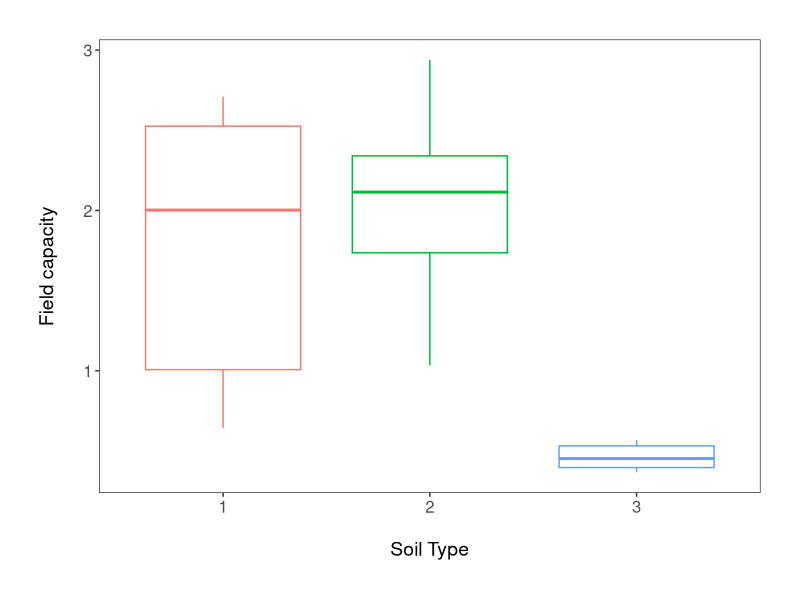

Source code (R): (Note: this script raises an error after producing the figure.)
## DISSERTATION PROJECT ##

# Libraries ----
library(tidyverse)
library(readxl)
library(scales)
library(vegan)
library(gplots)
library(patchwork)

# Data sets ----
ratio <- read_excel("root-shoot.xls")
field_capacity_data <- read_excel("Field_capacity_diss.xlsx")
moisture <- read_excel("moisture.xlsx")

# Data manip field capacity ----
# water content = grams of water contained in the soil per pot
# moisture = mean and sd per pot measured by probe every other day in %
field_capacity_data <- field_capacity_data %>% 
  mutate(soil_type = as_factor(soil_type), pot_number = as_factor(pot_number)) %>% 
  mutate(water_content_gr = total_fresh-total_dry) %>%  # creating a new column for amount of water in soil
  mutate(moisture_content = ((total_fresh/total_dry)-1))  # new column with soil moisture content
# should I add *100 or not??? 

# Graph field capacity ----
# Boxplot checking for differences of field_capacity between soil types
(field_capacity_boxplot <- ggplot(field_capacity_data, aes(soil_type, moisture_content)) +
    geom_boxplot(aes(color = soil_type)) +
    theme_bw() +
    ylab("Field capacity\n") +                             
    xlab("\nSoil Type")  +
    theme(axis.text = element_text(size = 12),
          axis.title = element_text(size = 14, face = "plain"),                     
          panel.grid = element_blank(),       
          plot.margin = unit(c(1,1,1,1), units = , "cm"),  
          legend.position = "none"))

# ggsave(soil_moisture_boxplot, file = "outputs/field_capacity_boxplot.png", width = 12, height = 7) 

# Data manip moisture ----
# moisture probe measures need to be plotted against time to see the progression 
# before relating them to the soil moisture content 
moisture <- moisture %>% 
  mutate(soil_type = as_factor(soil_type), pot = as_factor(pot)) %>% 
  tidyr::separate(date, c("year", "month", "day"), sep = "-", remove = FALSE) %>% 
  select(-year,-month) %>% 
  mutate(day = case_when(day == "06" ~ 1, day == "09" ~ 3, day == "11" ~ 5, 
                         day == "13" ~ 8, day == "16" ~ 10, day == "18" ~ 12, 
                         day == "20" ~ 15, day == "23" ~ 18)) %>% 
  mutate(drought_level = case_when(pot == 1 ~ "50",
                                   pot == 2 ~ "75",
                                   pot == 3 ~ "100",
                                   pot == 4 ~ "50",
                                   pot == 5 ~ "75",
                                   pot == 6 ~ "100")) %>% 
  mutate(drought_level = as_factor(drought_level)) %>% 
  mutate(field_capacity = c(field_capacity_data$moisture_content,
                           field_capacity_data$moisture_content,
                           field_capacity_data$moisture_content,
                           field_capacity_data$moisture_content,
                           field_capacity_data$moisture_content,
                           field_capacity_data$moisture_content,
                           field_capacity_data$moisture_content,
                           field_capacity_data$moisture_content)) %>% 
  mutate(field_capacity_percent = (mean_moisture*100)/field_capacity) %>% 
  mutate(field_capacity_percent_sd = (sd*100)/field_capacity) %>% 
  filter(pot %in% c(1,2,3))  # only selecting pots that have plant data

# Graphs moisture ----
# Graph weight and irrigation just for interest 
(weight_time_series <- ggplot(moisture) +
   geom_point(aes(day, weight, color = soil_type)) +
   geom_smooth(formula = y ~ x, method = "lm", aes(day, weight, color = soil_type, fill = soil_type)) + # add se = FALSE to remove error shading
   geom_point(aes(day, irrigation/0.15, color = soil_type)) +
   scale_y_continuous(name = "Weight of pots (g)\n",
                      sec.axis = sec_axis(~.*0.15, name="Irrigation volume (ml)")) +
   theme_bw() +
   xlab("\nDay since start of experiment") +
   theme(axis.text.x = element_text(size = 10, angle = 45, vjust = 1, hjust = 1),  # making the dates at a bit of an angle
         axis.text.y = element_text(size = 10),
         axis.title = element_text(size = 12, face = "plain"),                        
         panel.grid = element_blank(),  
         plot.margin = unit(c(0.5,0.5,0.5,0.5), units = , "cm"),  # Adding a margin around the plot
         legend.text = element_text(size = 10, face = "italic"),  
         legend.title = element_blank(),  # Removing the legend title 
         legend.position = "right")) 

# Graph of moisture across time 
(moisture_time_series <- ggplot(moisture, aes(date, mean_moisture, color = drought_level)) +
    geom_point() +
    facet_wrap(~ soil_type, scales = "fixed") +
    geom_smooth(formula = y ~ x, method = "lm", aes(fill = drought_level)) + # add se = FALSE to remove error shading
    theme_bw() +
    ylab("Mean moisture content (%)\n") +                             
    xlab("\nDate") +
    theme(axis.text.x = element_text(size = 10, angle = 45, vjust = 1, hjust = 1),  # making the dates at a bit of an angle
          axis.text.y = element_text(size = 10),
          axis.title = element_text(size = 12, face = "plain"),                        
          panel.grid = element_blank(),  
          plot.margin = unit(c(0.5,0.5,0.5,0.5), units = , "cm"),  # Adding a margin around the plot
          legend.text = element_text(size = 10, face = "italic"),  
          legend.title = element_blank(),  # Removing the legend title 
          legend.position = "bottom")) 

# ggsave(moisture_time_series, file = "outputs/moisture_time_series.png", width = 12, height = 7) 

# Graph of moisture % and irrigation volume 
(irrigation_time_series <- ggplot(moisture) +
    geom_point(aes(day, mean_moisture, color = drought_level)) +
    geom_smooth(formula = y ~ x, method = "lm", aes(day, mean_moisture, fill = drought_level)) + # add se = FALSE to remove error shading
    geom_point(aes(day, irrigation/2, color = drought_level)) +
    scale_y_continuous(name = "Mean moisture content (%)\n",
                       sec.axis = sec_axis(~.*2, name="Irrigation volume (ml)")) +
    theme_bw() +
    facet_wrap(~ soil_type, scales = "fixed") +
    xlab("\nDay since start of experiment") +
    theme(axis.text.x = element_text(size = 10, angle = 45, vjust = 1, hjust = 1),  # making the dates at a bit of an angle
          axis.text.y = element_text(size = 10),
          axis.title = element_text(size = 12, face = "plain"),                        
          panel.grid = element_blank(),  
          plot.margin = unit(c(0.5,0.5,0.5,0.5), units = , "cm"),  # Adding a margin around the plot
          legend.text = element_text(size = 10, face = "italic"),  
          legend.title = element_blank(),  # Removing the legend title 
          legend.position = "bottom")) 

# Graph of field capacity % across time
(field_capacity_time_series <- ggplot(moisture, aes(day, field_capacity_percent, color = drought_level, fill = drought_level)) +
    geom_point() +
    geom_smooth(formula = y ~ x, method = "lm") + # add se = FALSE to remove error shading
    theme_bw() +
    facet_wrap(~ soil_type, scales = "fixed") +
    ylab("Soil moisture (% of soil field capacity)\n") +                             
    xlab("\nTime (days since start of experiment)") +
    theme(axis.text.x = element_text(size = 10, angle = 45, vjust = 1, hjust = 1),  # making the dates at a bit of an angle
          axis.text.y = element_text(size = 10),
          axis.title = element_text(size = 12, face = "plain"),                        
          panel.grid = element_blank(),  
          plot.margin = unit(c(0.5,0.5,0.5,0.5), units = , "cm"),  # Adding a margin around the plot
          legend.text = element_text(size = 10, face = "italic"),  
          legend.title = element_blank(),  # Removing the legend title 
          legend.position = "bottom")) 

# ggsave(field_capacity_time_series, file = "outputs/field_capacity_time_series.png", width = 12, height = 7) 
# whole figure tells us that there seems to be significant differences between soil types AND between drought treatments 

# Trying to figure out what is going on with soil 2 100% moisture measures = large differences according to pot
subset_moisture_soil_2 <- filter(moisture, soil_type == "2" & drought_level == "100%")

(field_capacity_time_series <- ggplot(subset_moisture_soil_2, aes(date, field_capacity_percent, color = pot)) +
    geom_point() +
    geom_smooth(formula = y ~ x, method = "lm", aes(fill = drought_level)) + # add se = FALSE to remove error shading
    theme_bw() +
    ylab("Moisture content (as a % of soil moisture content at field capacity)\n") +                             
    xlab("\nDate") +
    theme(axis.text.x = element_text(size = 10, angle = 45, vjust = 1, hjust = 1),  # making the dates at a bit of an angle
          axis.text.y = element_text(size = 10),
          axis.title = element_text(size = 12, face = "plain"),                        
          panel.grid = element_blank(),  
          plot.margin = unit(c(0.5,0.5,0.5,0.5), units = , "cm"),  # Adding a margin around the plot
          legend.text = element_text(size = 10, face = "italic"),  
          legend.title = element_blank(),  # Removing the legend title 
          legend.position = "bottom")) 

pot_model <- lm(drought_level_percent ~ pot, data = subset_moisture_soil_2)
summary(pot_model)
anova(pot_model)
plot(pot_model)

# Data manip ratio ----
# Rename columns and create factor levels for species, drought level and soil type #
ratio <- ratio %>% 
  rename(root_shoot = "Root/Shoot", drought = Drought_level, soil = Soil_Type, species = Species) %>% 
  mutate(species = as.factor(species), drought = as.factor(drought), soil = as.factor(soil)) %>% 
  filter(!root_shoot > 2.5, !Leaf_area > 5) %>%   # take out the outliers
  mutate(biomass_log = log(Dry_weight_total), root_shoot_log = log(root_shoot)) %>% 
  mutate(leaf_area_ratio = Leaf_area/Dry_weight_total)
  # mutate(root_shoot = rescale(root_shoot, to = c(-1, 1)))  # to help with analysis 

# Graphs root/shoot ----
# Graph with log total biomass and log root/shoot 
(biomass_root_shoot_graph <- ggplot(ratio, aes(biomass_log, root_shoot_log)) +
   geom_point(aes(color = drought)) +
   geom_smooth(aes(color = drought), se = FALSE, method = "lm", formula = 'y ~ poly(x, 2)') +
   theme_bw() +
   ylab("Log root/shoot ratio\n") +                             
   xlab("\nLog total biomass")  +
   theme(axis.text = element_text(size = 12),
         axis.title = element_text(size = 14, face = "plain"),                     
         panel.grid = element_blank(),       
         plot.margin = unit(c(1,1,1,1), units = , "cm"),  
         legend.position = "right"))

# ggsave(biomass_root_shoot_graph, file = "outputs/biomass_root_shoot_graph.png", width = 12, height = 7) 

# Boxplot log root/shoot + drought level
(ratio_boxplot <- ggplot(ratio, aes(drought, root_shoot)) +
    geom_boxplot(aes(color = drought)) +
    theme_bw() +
    ylab("Root/shoot ratio\n") +                             
    xlab("\nDrought level")  +
    theme(axis.text = element_text(size = 12),
          axis.title = element_text(size = 14, face = "plain"),                     
          panel.grid = element_blank(),       
          plot.margin = unit(c(1,1,1,1), units = , "cm"),  
          legend.position = "right"))

# ggsave(ratio_boxplot, file = "outputs/ratio_boxplot.png", width = 12, height = 7)

# Boxplot root/shoot and soil types + species
(ratio_soil_boxplot <- ggplot(ratio, aes(soil, root_shoot)) +
    geom_boxplot(aes(color = soil)) +
    theme_bw() +
    ylab("Root/shoot ratio\n") +                             
    xlab("\nSoil type")  +
    theme(axis.text = element_text(size = 12),
          axis.title = element_text(size = 14, face = "plain"),                     
          panel.grid = element_blank(),       
          plot.margin = unit(c(1,1,1,1), units = , "cm"),  
          legend.position = "none"))

# ggsave(ratio_soil_boxplot, file = "outputs/ratio_soil_boxplot.png", width = 12, height = 7)

# Boxplot root/shoot and species
(ratio_species_boxplot <- ggplot(ratio, aes(species, root_shoot)) +
    geom_boxplot(aes(color = species)) +
    theme_bw() +
    ylab("Root/shoot ratio\n") +                             
    xlab("\nSpecies")  +
    theme(axis.text = element_text(size = 12),
          axis.title = element_text(size = 14, face = "plain"),                     
          panel.grid = element_blank(),       
          plot.margin = unit(c(1,1,1,1), units = , "cm"),  
          legend.position = "none"))

# ggsave(ratio_species_boxplot, file = "outputs/ratio_species_boxplot.png", width = 12, height = 7)

# Three plots for variation of root/shoot within species
(ratio_species_hist <- ggplot(ratio, aes(x = root_shoot)) +
   geom_histogram(aes(fill = drought), bins = 25) +
   theme_bw() +
   facet_wrap(~ species, scales = "fixed") +
   xlab("Root/shoot ratio")  +
   theme(axis.text = element_text(size = 12),
         axis.title = element_text(size = 14, face = "plain"),                     
         panel.grid = element_blank(),       
         plot.margin = unit(c(1,1,1,1), units = , "cm"),  
         legend.position = "bottom"))

# ggsave(ratio_species_hist, file = "outputs/ratio_species_hist.png", width = 12, height = 7)

# Boxplot root/shoot + drought level + soil types
(ratio_drought_soil_boxplot <- ggplot(ratio, aes(drought, root_shoot, color = soil)) +
    geom_boxplot() +
    theme_bw() +
    ylab("Root/shoot ratio\n") +                             
    xlab("\nDrought level")  +
    theme(axis.text = element_text(size = 12),
          axis.title = element_text(size = 14, face = "plain"),                     
          panel.grid = element_blank(),       
          plot.margin = unit(c(1,1,1,1), units = , "cm"),  
          legend.position = "bottom"))

# ggsave(ratio_drought_soil_boxplot, file = "outputs/ratio_drought_soil_boxplot.png", width = 12, height = 7)

# Graph root and shoot allometric regression 
slopes <- c(as.numeric(lm(Dry_weight_shoot ~ Dry_weight_root, ratio, drought == 100)$coefficients[1]),
            as.numeric(lm(Dry_weight_shoot ~ Dry_weight_root, ratio, drought == 75)$coefficients[1]),
            as.numeric(lm(Dry_weight_shoot ~ Dry_weight_root, ratio, drought == 50)$coefficients[1]))
slopes2 <- c(as.numeric(lm(Dry_weight_shoot ~ Dry_weight_root, ratio, drought == 100)$coefficients[2]),
             as.numeric(lm(Dry_weight_shoot ~ Dry_weight_root, ratio, drought == 75)$coefficients[2]),
             as.numeric(lm(Dry_weight_shoot ~ Dry_weight_root, ratio, drought == 50)$coefficients[2]))

coefficients <- data.frame(slopes, slopes2, c(100,75,50)) %>% 
  rename(intercept = slopes, slope = slopes2, drought = c.100..75..50.)

(root_shoot_graph <- ggplot(ratio, aes(Dry_weight_root, Dry_weight_shoot)) +
    geom_point(aes(color = drought)) +
    stat_smooth(aes(color = drought), se = FALSE, method = "lm") +
    theme_bw() +
    ylab("Plant shoot biomass (g)\n") +                             
    xlab("\nPlant root biomass (g)") +
    theme(axis.text = element_text(size = 12),
          axis.title = element_text(size = 14, face = "plain"),                     
          panel.grid = element_blank(),       
          plot.margin = unit(c(1,1,1,1), units = , "cm"),  
          legend.position = "right"))
    # this doesn't work for some reason...? 
    # annotate("text", x = 50, y = 50, label = "0.931",  
    #        size = 4) +
    # annotate("text", x = 40, y = 40, label = "0.713",
    #        size = 4) +
    # annotate("text", x = 30, y = 30, label = "0.795",
    #        size = 4))

# If I want to add an arrow that points from the label to the curve? 
# # geom_curve(aes(x = 50, y = 60, xend = mean(carex$hits) + 2, yend = 60),
#              arrow = arrow(length = unit(0.07, "inch")), size = 0.7,
#              color = "grey30", curvature = 0.3)

# ggsave(root_shoot_graph, file = "outputs/root_shoot_graph.png", width = 12, height = 7)
# facet_wrap(~ drought, scales = "fixed")
  
# Graphs leaf area ----
# Graph with log root/shoot and log leaf area 
(leaf_area_biomass_graph <- ggplot(ratio, aes(log(Leaf_area), biomass_log)) +
   geom_point(aes(color = drought)) +
   geom_smooth(aes(color = drought), se = FALSE, method = "lm", formula = 'y ~ poly(x, 2)') +
   theme_bw() +
   ylab("Log root/shoot ratio\n") +                             
   xlab("\nLog leaf area")  +
   theme(axis.text = element_text(size = 12),
         axis.title = element_text(size = 14, face = "plain"),                     
         panel.grid = element_blank(),       
         plot.margin = unit(c(1,1,1,1), units = , "cm"),  
         legend.position = "right"))

# Graph log leaf area ratio and log 
(biomass_leaf_ratio_graph <- ggplot(ratio, aes(biomass_log, log(leaf_area_ratio))) +
    geom_point(aes(color = soil)) +
    geom_smooth(aes(color = soil), se = FALSE, method = "lm", formula = 'y ~ poly(x, 2)') +
    theme_bw() +
    ylab("Log leaf area ratio\n") +                             
    xlab("\nLog total biomass")  +
    theme(axis.text = element_text(size = 12),
          axis.title = element_text(size = 14, face = "plain"),                     
          panel.grid = element_blank(),       
          plot.margin = unit(c(1,1,1,1), units = , "cm"),  
          legend.position = "right"))

# Boxplot leaf area + species
(leaf_area_boxplot_species <- ggplot(ratio, aes(species, Leaf_area, color = species)) +
   geom_boxplot() +
   theme_bw() +
   ylab("Leaf area (cm2)\n") +                             
   xlab("\nSpecies")  +
   theme(axis.text = element_text(size = 12),
         axis.title = element_text(size = 14, face = "plain"),                     
         panel.grid = element_blank(),       
         plot.margin = unit(c(1,1,1,1), units = , "cm"),  
         legend.position = "none"))

ggsave(leaf_area_boxplot_species, file = "outputs/leaf_area_boxplot_species.png", width = 12, height = 7)

# Boxplot leaf area + soil 
(leaf_area_boxplot_soil <- ggplot(ratio, aes(soil, Leaf_area, color = soil)) +
   geom_boxplot() +
   theme_bw() +
   ylab("Leaf area (cm2)\n") +                             
   xlab("\nSoil type")  +
   theme(axis.text = element_text(size = 12),
         axis.title = element_text(size = 14, face = "plain"),                     
         panel.grid = element_blank(),       
         plot.margin = unit(c(1,1,1,1), units = , "cm"),  
         legend.position = "none"))

# ggsave(leaf_area_boxplot_soil, file = "outputs/leaf_area_boxplot_drought.png", width = 12, height = 7)

# Boxplot leaf area + drought
(leaf_area_boxplot_drought <- ggplot(ratio, aes(drought, Leaf_area, color = drought)) +
   geom_boxplot() +
   theme_bw() +
   ylab("Leaf area (cm2)\n") +                             
   xlab("\nDrought level")  +
   theme(axis.text = element_text(size = 12),
         axis.title = element_text(size = 14, face = "plain"),                     
         panel.grid = element_blank(),       
         plot.margin = unit(c(1,1,1,1), units = , "cm"),  
         legend.position = "none"))

# ggsave(leaf_area_boxplot_drought, file = "outputs/leaf_area_boxplot_drought.png", width = 12, height = 7)

# Data manip biomass ----
biomass_data <- ratio %>% 
  select(drought, soil, species, Dry_weight_shoot, Dry_weight_root, Dry_weight_total) %>% 
  gather(., characteristic, biomass, c(4:6)) %>% 
  tidyr::separate(characteristic, c("moisture", "weight", "area"), sep = "_", remove = TRUE) %>% 
  select(-moisture,-weight)

# Graph biomass ----
# Plot total biomass with ≠ drought 
biomass_subset <- biomass_data %>% 
  filter(area %in% c("total"))

(total_biomass_drought_barplot <- ggplot(biomass_subset, aes(drought, biomass, fill = drought)) +
    geom_bar(position = position_dodge(), stat = "identity") +
    facet_wrap(~ species, scales = "fixed") +
    theme_bw() +
    ylab("Total plant biomass (g)\n") +                             
    xlab("\nDrought treatment")  +
    theme(axis.text = element_text(size = 12),
          axis.title = element_text(size = 14, face = "plain"),                     
          panel.grid = element_blank(),       
          plot.margin = unit(c(1,1,1,1), units = , "cm"),  
          legend.position = "none"))

# Plot total biomass and soil types 
(total_biomass_drought_barplot <- ggplot(biomass_subset, aes(drought, biomass, fill = drought)) +
    geom_bar(position = position_dodge(), stat = "identity") +
    theme_bw() +
    ylab("Total plant biomass (g)\n") +                             
    xlab("\nDrought treatment")  +
    theme(axis.text = element_text(size = 12),
          axis.title = element_text(size = 14, face = "plain"),                     
          panel.grid = element_blank(),       
          plot.margin = unit(c(1,1,1,1), units = , "cm"),  
          legend.position = "none"))

# with the mean and error bars instead?
# biomass_subset <- biomass_data %>% 
#   filter(area %in% c("total")) %>% 
#   group_by(drought, species) %>% 
#   mutate(mean = mean(biomass), sd = sd(biomass)) %>% 
#   group_by(drought, species, mean, sd) %>% 
#   tally() %>% 
#   ungroup() 
#   
# (total_biomass_drought_barplot <- ggplot(biomass_subset, aes(drought, mean, fill = drought)) +
#    geom_bar(position = position_dodge(), stat = "identity") +
#    geom_errorbar(aes(x = drought, ymin = mean-sd, ymax = mean+sd, width=0.4)) +
#    facet_wrap(~ species, scales = "fixed") +
#    theme_bw() +
#    ylab("Total plant biomass (g)\n") +                             
#    xlab("\nDrought treatment")  +
#    theme(axis.text = element_text(size = 12),
#          axis.title = element_text(size = 14, face = "plain"),                     
#          panel.grid = element_blank(),       
#          plot.margin = unit(c(1,1,1,1), units = , "cm"),  
#          legend.position = "none"))

# ggsave(total_biomass_drought_barplot, file = "outputs/total_biomass_drought_barplot.png", width = 12, height = 7)

# Barplot biomass in different parts of plant per drought treatment and species 
(biomass_drought_species_barplot <- ggplot(biomass_data, aes(drought, biomass , fill = drought)) +
  geom_bar(position = position_dodge(), stat = "identity") +
  facet_wrap(~ species, scales = "fixed") +
  theme_bw() +
  ylab("Biomass (g)\n") +                             
  xlab("\nPlant part")  +
  theme(axis.text = element_text(size = 12),
        axis.title = element_text(size = 14, face = "plain"),                     
        panel.grid = element_blank(),       
        plot.margin = unit(c(1,1,1,1), units = , "cm"),  
        legend.position = "right"))

# ggsave(biomass_drought_species_barplot, file = "outputs/biomass_drought_species_barplot.png", width = 12, height = 7)

# Barplot biomass in different parts of plant per drought treatment and soil type
(biomass_drought_soil_barplot <- ggplot(biomass_data, aes(area, biomass, fill = drought)) +
    geom_bar(position = position_dodge(), stat = "identity") +
    facet_wrap(~ soil, scales = "fixed") +
    theme_bw() +
    ylab("Biomass (g)\n") +                             
    xlab("\nPlant part")  +
    theme(axis.text = element_text(size = 12),
          axis.title = element_text(size = 14, face = "plain"),                     
          panel.grid = element_blank(),       
          plot.margin = unit(c(1,1,1,1), units = , "cm"),  
          legend.position = "right"))

# ggsave(biomass_drought_soil_barplot, file = "outputs/biomass_drought_soil_barplot.png", width = 12, height = 7)

# Barplot biomass in different parts of plant per species and soil type
(biomass_species_soil_barplot <- ggplot(biomass_data, aes(area, biomass, fill = species)) +
    geom_bar(position = position_dodge(), stat = "identity") +
    facet_wrap(~ soil, scales = "fixed") +
    theme_bw() +
    ylab("Biomass (g)\n") +                             
    xlab("\nPlant part")  +
    theme(axis.text = element_text(size = 12),
          axis.title = element_text(size = 14, face = "plain"),                     
          panel.grid = element_blank(),       
          plot.margin = unit(c(1,1,1,1), units = , "cm"),  
          legend.position = "right"))

# ggsave(biomass_species_soil_barplot, file = "outputs/biomass_species_soil_barplot.png", width = 12, height = 7)

# Stats moisture and field capacity ----
moisture_model <- lm(field_capacity ~ soil_type, data = moisture)
summary(moisture_model)

moisture_model_2 <- lm(field_capacity_percent ~ day + soil_type, data = moisture)
summary(moisture_model_2)

moisture_model_3 <- lm(field_capacity_percent ~ drought_level + soil_type, data = moisture)
summary(moisture_model_3)

moisture_model_4 <- lm(mean_moisture ~ drought_level + soil_type, data = moisture)
summary(moisture_model_4)

# Stats ratio ----
ratio_model <- lm(root_shoot ~ drought, data = ratio)
summary(ratio_model)
anova(ratio_model)
plot(ratio_model)

ratio_model2 <- lm(root_shoot ~ soil, data = ratio)
summary(ratio_model2)
anova(ratio_model2)
plot(ratio_model2)

ratio_model3 <- lm(root_shoot ~ drought*species, data = ratio)
summary(ratio_model3)
anova(ratio_model3)
plot(ratio_model3)

ratio_model4 <- lm(root_shoot ~ soil + species, data = ratio)
summary(ratio_model4)
anova(ratio_model4)
plot(ratio_model4)

ratio_model5 <- lm(root_shoot ~ species, data = ratio)
summary(ratio_model5)
anova(ratio_model5)
plot(ratio_model5)

AIC(ratio_model, ratio_model2, ratio_model3)  # can I use AIC for lm???

# Verification of assumptions
ratio_resids <- resid(ratio_model2)
shapiro.test(ratio_resids)
bartlett.test(root_shoot ~ drought*species + soil, data = ratio)  # doesn't work with interaction terms? 
fligner.test(root_shoot ~ drought*species + soil, data = ratio) 

# Stats biomass ----
total_biomass_model <- lm(Dry_weight_total ~ drought, data = ratio)
summary(total_biomass_model)

total_biomass_model2 <- lm(Dry_weight_total ~ species, data = ratio)
summary(total_biomass_model2)

total_biomass_model3 <- lm(Dry_weight_total ~ soil, data = ratio)
summary(total_biomass_model3)

# Stats leaf area ----
leaf_area_model <- lm(Leaf_area ~ species, data = ratio)
summary(leaf_area_model)
anova(leaf_area_model)
plot(leaf_area_model)

leaf_area_model2 <- lm(Leaf_area ~ soil, data = ratio)
summary(leaf_area_model2)
anova(leaf_area_model2)
plot(leaf_area_model2)

leaf_area_model3 <- lm(Leaf_area ~ drought, data = ratio)
summary(leaf_area_model3)
anova(leaf_area_model3)
plot(leaf_area_model3)

# Verification of assumptions # 
leaf_resids <- resid(leaf_area_model)
shapiro.test(leaf_resids)
bartlett.test(Leaf_area ~ drought*soil*species, data = ratio)  # doesn't work with interaction terms? 

# To see which drought level drives the significant results #
ratio_aov <- aov(root_shoot ~ drought*soil*species, data = ratio)
TukeyHSD(ratio_aov)

# Generalized linear models ----
# check family 
hist(ratio$root_shoot)

generalized_ratio <- glm(root_shoot ~ drought*soil*species, family = gaussian, data = ratio)
summary(generalized_ratio)

generalized_ratio2 <- glm(root_shoot ~ drought*soil + species, family = gaussian, data = ratio)
summary(generalized_ratio2)

generalized_ratio3 <- glm(root_shoot ~ drought + soil + species, family = gaussian, data = ratio)
summary(generalized_ratio3)

AIC(generalized_ratio,generalized_ratio2, generalized_ratio3)
# weird because I get different results than for the ANOVA...?

# NMDS + permanova ----
(ratio.fit <- adonis(root_shoot ~ drought*soil*species, ratio, 
                      permutations = 500, method = "bray"))  # weird because shows effect of drought + species + soil which is different from ANOVA results

(leaf_area.fit <- adonis(Leaf_area ~ drought*soil*species, ratio, 
                     permutations = 500, method = "bray"))  # only species have significant difference which is same result as ANOVA

# pairwise.adonis(invert[,5:18], invert$Site)  # post hoc test 
ratio.NMDS <- metaMDS(ratio$root_shoot, distance = "bray", k = 2, trymax=100)  # works but stress nearly 0 so may have insufficient data 
# par(mfrow=c(1,1))
# ratio.NMDS$stress

group <- as.character(ratio$drought)
colours <- as.character(ratio$drought)

as.character(ratio$drought) %>% 
  replace(colours=="100", "#ddffa2") %>% 
  replace(colours=="75", "#a9c3e1") %>% 
  replace(colours=="50", "#ff4f4f") -> colours

# create the NMDS plot #

par(mfrow=c(1,1))
ordiplot(ratio.NMDS, type = "n", cex.axis = 2, cex.lab=2)

for(i in unique(group)) {
  ordihull(ratio.NMDS$points[grep(i, group),], draw="polygon",
           groups = group[group == i],col = colours[grep(i,group)],label=F) 
  }

orditorp(ratio.NMDS, display = "species", col = "red", air = 0.01)
orditorp(ratio.NMDS, display = "sites", label=F, air = 0.01, cex = 1.25)
legend('bottomright', legend=c("0m","6m","12m","18m"), col=unique(colours), 
       title = "Distance from road", bty = "n", pch = 16)
legend('bottomleft', legend="stress = 0.042", bty = "n")

# MANOVA ----
(manova1 <- manova(cbind(root_shoot, Leaf_area) ~ drought + soil + species, ratio))
summary(manova1)
summary.aov(manova1)

plotmeans(ratio$root_shoot ~ ratio$drought)
plotmeans(ratio$root_shoot ~ ratio$species)
plotmeans(ratio$root_shoot ~ ratio$soil)
